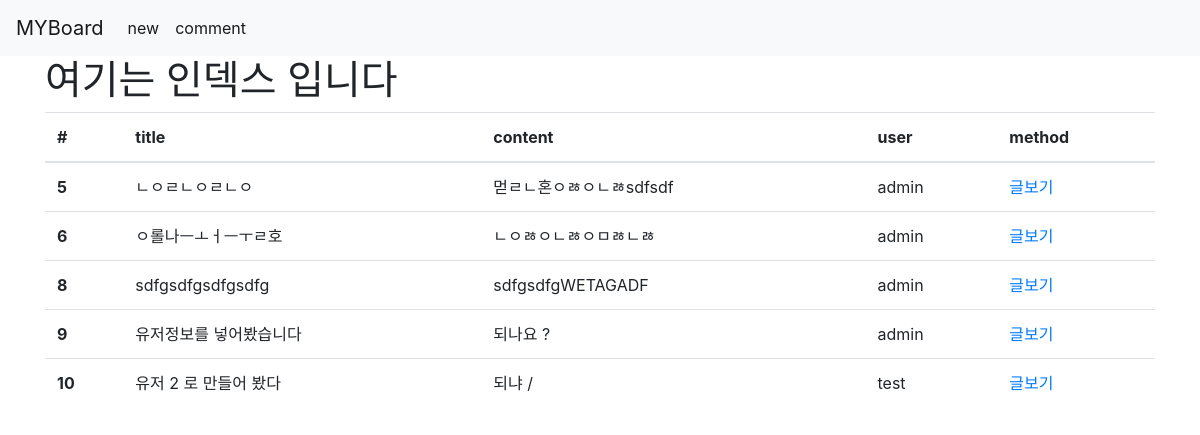
The app's page /articles/ with its own data.
### articles/models.py (models this page shows)
class Article(models.Model):
    title = models.CharField(max_length=100)
    content = models.TextField()
    user = models.ForeignKey(settings.AUTH_USER_MODEL, on_delete=models.CASCADE)

### articles/views.py (the view)
# urls.py: path('', views.index, name='index'),
def index(request):
    articles = Article.objects.all()
    context = {
        'articles':articles
    }
    return render(request, 'articles/index.html', context)

### articles/templates/articles/index.html
{% extends 'articles/base.html' %}
{% block body %}
    <h1>여기는 인덱스 입니다</h1>
    <table class="table">
      <thead>
        <tr>
          <th scope="col">#</th>
          <th scope="col">title</th>
          <th scope="col">content</th>
          <th scope="col">user</th>
          <th scope="col">method</th>
        </tr>
      </thead>
      <tbody>
        {% for article in articles %}
        <tr>
          <th scope="row">{{article.id}}</th>
          <td>{{article.title}}</td>
          <td>{{article.content}}</td>
          <td>{{article.user}}</td>
          <td>
              <a href="{% url 'articles:detail' article.id %}">글보기</a>
          </td>
        </tr>
        {% endfor %}
      </tbody>
    </table>
{% endblock %}

### records on screen
Article: id "5", title "ㄴㅇㄹㄴㅇㄹㄴㅇ", content "먿ㄹㄴ혼ㅇㅀㅇㄴㅀsdfsdf", user "admin"
Article: id "6", title "ㅇ롤나ㅡㅗㅓㅡㅜㄹ호", content "ㄴㅇㅀㅇㄴㅀㅇㅁㅀㄴㅀ", user "admin"
Article: id "8", title "sdfgsdfgsdfgsdfg", content "sdfgsdfgWETAGADF", user "admin"
Article: id "9", title "유저정보를 넣어봤습니다", content "되나요 ?", user "admin"
Article: id "10", title "유저 2 로 만들어 봤다", content "되냐 /", user "test"
